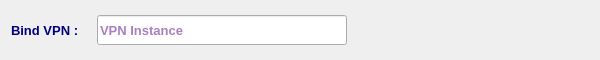
<?xml version="1.0" encoding="UTF-8"?>
<ui version="4.0">
 <class>BindVpnWidget</class>
 <widget class="QWidget" name="BindVpnWidget">
  <property name="geometry">
   <rect>
    <x>0</x>
    <y>0</y>
    <width>600</width>
    <height>60</height>
   </rect>
  </property>
  <property name="sizePolicy">
   <sizepolicy hsizetype="Preferred" vsizetype="Fixed">
    <horstretch>0</horstretch>
    <verstretch>0</verstretch>
   </sizepolicy>
  </property>
  <property name="minimumSize">
   <size>
    <width>600</width>
    <height>60</height>
   </size>
  </property>
  <property name="maximumSize">
   <size>
    <width>16777215</width>
    <height>60</height>
   </size>
  </property>
  <property name="font">
   <font>
    <family>Tahoma</family>
    <pointsize>10</pointsize>
   </font>
  </property>
  <property name="windowTitle">
   <string>Form</string>
  </property>
  <layout class="QVBoxLayout" name="verticalLayout">
   <item>
    <layout class="QHBoxLayout" name="horizontalLayout_2">
     <item>
      <widget class="QLabel" name="intBindLbl">
       <property name="minimumSize">
        <size>
         <width>80</width>
         <height>30</height>
        </size>
       </property>
       <property name="maximumSize">
        <size>
         <width>130</width>
         <height>30</height>
        </size>
       </property>
       <property name="font">
        <font>
         <family>Tahoma</family>
         <pointsize>10</pointsize>
         <weight>75</weight>
         <bold>true</bold>
        </font>
       </property>
       <property name="styleSheet">
        <string notr="true">color: rgb(0, 0, 127);</string>
       </property>
       <property name="text">
        <string>Bind VPN :</string>
       </property>
       <property name="alignment">
        <set>Qt::AlignLeading|Qt::AlignLeft|Qt::AlignVCenter</set>
       </property>
      </widget>
     </item>
     <item>
      <widget class="QLineEdit" name="intBindVpnLE">
       <property name="sizePolicy">
        <sizepolicy hsizetype="Expanding" vsizetype="Preferred">
         <horstretch>0</horstretch>
         <verstretch>0</verstretch>
        </sizepolicy>
       </property>
       <property name="minimumSize">
        <size>
         <width>250</width>
         <height>30</height>
        </size>
       </property>
       <property name="maximumSize">
        <size>
         <width>250</width>
         <height>30</height>
        </size>
       </property>
       <property name="font">
        <font>
         <family>Tahoma</family>
         <pointsize>10</pointsize>
         <weight>75</weight>
         <bold>true</bold>
        </font>
       </property>
       <property name="styleSheet">
        <string notr="true">color: rgb(85, 0, 127);</string>
       </property>
       <property name="placeholderText">
        <string>VPN Instance</string>
       </property>
      </widget>
     </item>
     <item>
      <spacer name="horizontalSpacer">
       <property name="orientation">
        <enum>Qt::Horizontal</enum>
       </property>
       <property name="sizeHint" stdset="0">
        <size>
         <width>40</width>
         <height>20</height>
        </size>
       </property>
      </spacer>
     </item>
    </layout>
   </item>
  </layout>
 </widget>
 <resources/>
 <connections/>
</ui>
